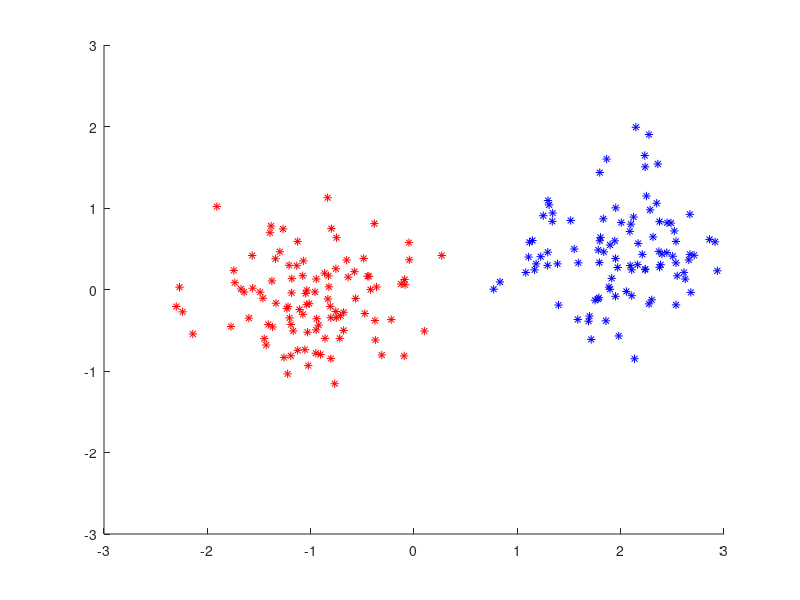

The MATLAB script that drew this image: (Note: this script raises an error after producing the figure.)
% Author: Alice

% Single-layer perceptron

%_______________________________3.1.1______________________________________ 
%% Generation of linearly-separable data
clc 
clear all 
close all

% Parameters
%format long;
n = 100;
dim_outputs = 1;
mA = [ 2.0, 0.5]; sigmaA = 0.5;
mB = [-1.0, -0.1]; sigmaB = 0.5;
 
% Data
classA(1,:) = randn(1,n).*sigmaA + mA(1);
classA(2,:) = randn(1,n).*sigmaA + mA(2);
classB(1,:) = randn(1,n).*sigmaB + mB(1);
classB(2,:) = randn(1,n).*sigmaB + mB(2);
targetsA = ones(1,n);
targetsB = ones(1,n)*-1;
both_classes = [classA classB];
both_targets = [targetsA targetsB];

% Shuffle
N = size(both_targets,2);
indices = randperm(N);
shuffled_classes = both_classes(:,indices);
shuffled_targets = both_targets(:,indices);

% Plot 
figure
hold on;
axis([-3 3 -3 3]);
plot(classA(1,:), classA(2,:), 'b*');
plot(classB(1,:), classB(2,:), 'r*');


%_______________________________3.1.2______________________________________ 
% Classification with a single-layer perceptron and analysis
% Set parameters

% Add bias 
bias = ones(1,N);
X = [shuffled_classes; bias];
X_noBias = shuffled_classes;
T = shuffled_targets;
X_dim = size(X,1);
T_dim = dim_outputs;

% Initialize W
mean = 0;
std = 1/(N^(1/2));
W_start = randn(T_dim, X_dim).*std + mean;
W_start_no_bias = W_start(:,1:end-1);

% Parameters
conv_criteria = 0.025;
check_conv_points = 20;
eta = 0.003;   % learning rate
learning_rates = eta% [0.009 0.003 0.0001];
nr_epochs = 50;
x_1 = linspace(-5,5,10);


% Iterate max nr_epochs times

% Delta Rule
all_errAB_D = zeros(length(learning_rates), nr_epochs);
for i = 1:length(learning_rates)
    rate = learning_rates(i);
    W_old_D = W_start;
    for epoch = 1:nr_epochs
       delta_W_D = getDeltaW(W_old_D,rate, X, T);
       W_D = W_old_D + delta_W_D;
       W_old_D = W_D; 

       % Decision boundary Delta (animated)
       %x_2_D = ((-W_D(1)*x_1)-W_D(3))/W_D(2); 
       %plot(x_1,x_2_D,'g-')
       %drawnow
       

       % Add error rate
       sum_err = getError(W_old_D, X, T);
       sum_err = sum_err/(2*n);
       all_errAB_D(i, epoch) = sum_err;
    end
    
    % Check convergence
    current_errors = all_errAB_D(i,:);
    idx = find(current_errors < conv_criteria);
    if isempty(idx)
        disp('Delta algo. do not converge') 
    end
    if length(idx) < check_conv_points
        check_convergence_D = idx(1:length(idx))
    else 
        check_convergence_D = idx(1:check_conv_points)        
    end
    
    if rate == eta
        WD_final = W_D;
    end
    
end


% Perceptron 
all_err_P = zeros(length(learning_rates), nr_epochs);
for i = 1:length(learning_rates)
    rate = learning_rates(i);
    W_old_P = W_start;
    for epoch = 1:nr_epochs
       delta_W_P = getPercepW(W_old_P, rate, X, T);
       W_P = W_old_P + delta_W_P;
       W_old_P = W_P; 

       % Decision boundary Percep (animated)
       %x_2P = ((-W_P(1)*x_1)-W_P(3))/W_P(2); 
       %plot(x_1,x_2P,'k-')
       %drawnow

       % Add error rate
       sum_err = getError(W_old_P, X, T);
       all_err_P(i, epoch) = sum_err/(2*n);
    end
   
    % Check convergence
    current_errors = all_err_P(i,:);
    idx = find(current_errors < conv_criteria);
    if isempty(idx)
        disp('Perceptron algo. do not converge') 
    end
    if length(idx) < check_conv_points
        check_convergence_P = idx(1:length(idx))
    else 
        check_convergence_P = idx(1:check_conv_points)        
    end
    
    if rate == eta
        WP_final = W_P;
    end
end



% Delta Rule without bias
all_err_noBias = zeros(length(learning_rates), nr_epochs);
for i = 1:length(learning_rates)
    W_old_noBias = W_start_no_bias;
    rate = learning_rates(i);
    for epoch = 1:nr_epochs
       delta_W_noBias = getDeltaW(W_old_noBias,eta, X_noBias, T);
       W_noBias = W_old_noBias + delta_W_noBias;
       W_old_noBias = W_noBias;   

       % Decision boundary Delta without Bias (animated)
       %x_2_noBias = (-W_old_noBias(1)*x_1)/W_old_noBias(2); 
       %plot(x_1,x_2_noBias,'m-')
       %title('Decision Boundary for Delta-Rule Without Bias')
       %xlabel('x_1')
       %ylabel('x_2')
       %drawnow

       % Add error rate
       sum_err = getError(W_old_noBias, X_noBias, T);
       all_err_noBias(i, epoch) = sum_err/(2*n);
    end   
    
    % Check convergence
    current_errors = all_err_noBias(i,:);
    idx = find(current_errors < conv_criteria);
    if isempty(idx)
        disp('Delta-no Bias algo. do not converge') 
    end
    if length(idx) < check_conv_points
        check_convergence_noBias = idx(1:length(idx))  
    else 
        check_convergence_noBias = idx(1:check_conv_points)        
    end
    
    if rate == eta
        WnoBias_final = W_noBias;
    end
end




% Sequential 
all_err_seq = zeros(length(learning_rates), nr_epochs);
for i = 1:length(learning_rates)
    rate = learning_rates(i);
    W_old_i = W_start;
    for epoch = 1:nr_epochs
       for i=1:2*n
           X_i = X(:,i);
           T_i = T(:,i);
           delta_W_i = getDeltaW(W_old_i, rate, X_i, T_i);
           W_i = W_old_i + delta_W_i;
           W_old_i = W_i;
       end
       
       W_old_seq = W_old_i;
       

       % Decision boundary sequential (animated)
       %x_2_seq = ((-W_old_seq(1)*x_1)-W_old_seq(3))/W_old_seq(2); 
       %plot(x_1,x_2_seq,'b-')
       %drawnow


       % Add error rate
       sum_err = getError(W_old_seq, X, T);
       all_err_seq(i, epoch) = sum_err/(2*n);
    end
    %{
    % Check convergence
    current_errors = all_err_P(i,:);
    idx = find(current_errors < conv_criteria);
    if isempty(idx)
        disp('Delta sequential algo. do not converge') 
    end
    if length(idx) < check_conv_points
        check_convergence_seq = idx(1:length(idx)) 
    else 
        check_convergence_seq = idx(1:check_conv_points)        
    end
    %}
    if rate == eta
        Wseq_final = W_old_seq;
    end
end


% Plot final decision boundary
% Final decision boundary Delta
x_2D = ((-WD_final(1)*x_1)-WD_final(3))/WD_final(2);
plot(x_1,x_2D,'g-')

% Final decision boundary Perceptron
x_2P = ((-WP_final(1)*x_1)-WP_final(3))/WP_final(2);
plot(x_1,x_2P,'k-')

% Final decision boundary Delta without bias
x_2D_noBias = (-WnoBias_final(1)*x_1)/WnoBias_final(2); 
plot(x_1,x_2D_noBias,'m-')

% Final decision boundary Sequential
x_2D_seq = ((-Wseq_final(1)*x_1)-Wseq_final(3))/Wseq_final(2);
plot(x_1,x_2D_seq,'b-')

title('Decision Boundaries')
legend('Class A', 'Class B', 'Delta', 'Perceptron', 'No bias','Sequential')
xlabel('x_1 values') % x-axis label
ylabel('x_2 values') % y-axis label

%__________________________________________________________________________
% Plot comparisions between learning rates 
all_err1 = all_errAB_D;
all_err2 = all_err_seq;

figure 
axis([0 nr_epochs 0 0.2])
for i = 1:length(learning_rates)
    hold on
    curve1 = all_err1(i,:);
    curve2 = all_err2(i,:);
    plot(1:length(curve1), curve1)
    plot(1:length(curve2), curve2)
end
%{
legend('Delta: \eta = 0.009', 'Perceptron: \eta = 0.009','Delta: \eta = 0.003',...
    'Perceptron: \eta = 0.003','Delta: \eta = 0.0001','Perceptron: \eta = 0.0001')
xlabel('Epochs') % x-axis label
ylabel('Error rate') % y-axis label
title('Covergence of the Delta & Perceptron Algorithms')
%}
title('Covergence of the Sequential Delta & Batch Delta Algorithms')
legend('Delta (batch): \eta = 0.009','Delta (sequential): \eta = 0.009',...
    'Delta (batch): \eta = 0.003','Delta (sequential): \eta = 0.003', ...
    'Delta (batch): \eta = 0.0001', 'Delta (sequential): \eta = 0.0001')
xlabel('Epochs') % x-axis label
ylabel('Error rate') % y-axis label   


%_______________________________3.1.3______________________________________ 
%% Classification of samples that are not linearly separable
% PART 1
clc 
clear all 
close all

% Generate data
n = 100;
dim_outputs = 1;
mA = [ 1.0, 0.5]; sigmaA = 0.6;
mB = [-1.0, -0.1]; sigmaB = 0.6;

% Data
classA(1,:) = randn(1,n).*sigmaA + mA(1);
classA(2,:) = randn(1,n).*sigmaA + mA(2);
classB(1,:) = randn(1,n).*sigmaB + mB(1);
classB(2,:) = randn(1,n).*sigmaB + mB(2);
targetsA = ones(1,n);
targetsB = ones(1,n)*-1;
both_classes = [classA classB];
both_targets = [targetsA targetsB];

% Shuffle
N = size(both_targets,2);
indices = randperm(N);
shuffled_classes = both_classes(:,indices);
shuffled_targets = both_targets(:,indices);

% Plot 
figure
hold on;
axis([-3 3 -3 3]);
plot(classA(1,:), classA(2,:), 'b*');
plot(classB(1,:), classB(2,:), 'r*');

% Add bias 
bias = ones(1,N);
X = [shuffled_classes; bias];
T = shuffled_targets;
X_dim = size(X,1);
T_dim = dim_outputs;

% Initialize W
mean = 0;
std = 1/(N^(1/2));
W_start = randn(T_dim, X_dim).*std + mean;
%__________________________________________________________________________

% Parameters
conv_criteria = 0.025;
check_conv_points = 20;
eta = 0.003;   % learning rate
learning_rates = [0.009 0.003 0.0001];
nr_epochs = 100;
x_1 = linspace(-5,5,10);


% Iterate max nr_epochs times

% Delta Rule
all_errAB_D = zeros(length(learning_rates), nr_epochs);
for i = 1:length(learning_rates)
    rate = learning_rates(i);
    W_old_D = W_start;
    for epoch = 1:nr_epochs
       delta_W_D = getDeltaW(W_old_D,rate, X, T);
       W_D = W_old_D + delta_W_D;
       W_old_D = W_D; 

       % Decision boundary Delta (animated)
       %x_2_D = ((-W_D(1)*x_1)-W_D(3))/W_D(2); 
       %plot(x_1,x_2_D,'g-')
       %drawnow
       

       % Add error rate
       sum_err = getError(W_old_D, X, T);
       sum_err = sum_err/(2*n);
       all_errAB_D(i, epoch) = sum_err;
    end
    
    % Check convergence
    current_errors = all_errAB_D(i,:);
    idx = find(current_errors < conv_criteria);
    if isempty(idx)
        disp('Delta algo. do not converge') 
    end
    if length(idx) < check_conv_points
        check_convergence_D = idx(1:length(idx))
    else 
        check_convergence_D = idx(1:check_conv_points)        
    end
    
    if rate == eta
        WD_final = W_D;
    end
    
end


% Perceptron 
all_err_P = zeros(length(learning_rates), nr_epochs);
for i = 1:length(learning_rates)
    rate = learning_rates(i);
    W_old_P = W_start;
    for epoch = 1:nr_epochs
       delta_W_P = getPercepW(W_old_P, rate, X, T);
       W_P = W_old_P + delta_W_P;
       W_old_P = W_P; 

       % Decision boundary Percep (animated)
       %x_2P = ((-W_P(1)*x_1)-W_P(3))/W_P(2); 
       %plot(x_1,x_2P,'k-')
       %drawnow

       % Add error rate
       sum_err = getError(W_old_P, X, T);
       all_err_P(i, epoch) = sum_err/(2*n);
    end
   
    % Check convergence
    current_errors = all_err_P(i,:);
    idx = find(current_errors < conv_criteria);
    if isempty(idx)
        disp('Perceptron algo. do not converge') 
    end
    if length(idx) < check_conv_points
        check_convergence_P = idx(1:length(idx))
    else 
        check_convergence_P = idx(1:check_conv_points)        
    end
    
    if rate == eta
        WP_final = W_P;
    end
end


% Plot final decision boundary
% Final decision boundary Delta
x_2D = ((-WD_final(1)*x_1)-WD_final(3))/WD_final(2);
plot(x_1,x_2D,'g-')

% Final decision boundary Perceptron
x_2P = ((-WP_final(1)*x_1)-WP_final(3))/WP_final(2);
plot(x_1,x_2P,'k-')

% Plot comparisions between learning rates 
all_err1 = all_errAB_D;
all_err2 = all_err_P;
size(all_err2)
figure 
axis([0 nr_epochs 0 0.2])
for i = 1:length(learning_rates)
    hold on
    curve1 = all_err1(i,:);
    curve2 = all_err2(i,:);
    plot(1:length(curve1), curve1)
    plot(1:length(curve2), curve2)
end

legend('Delta: \eta = 0.009', 'Perceptron: \eta = 0.009','Delta: \eta = 0.003',...
    'Perceptron: \eta = 0.003','Delta: \eta = 0.0001','Perceptron: \eta = 0.0001')
xlabel('Epochs') % x-axis label
ylabel('Error rate') % y-axis label
title('Covergence of the Delta & Perceptron Algorithms for Not Linearly Separable Data')



%% PART 2  
clc 
clear all 
close all

% Generate different version of linearly non-separable data
dim_outputs = 1;
ndata = 100;
mA = [ 1.0, 0.3];    sigmaA = 0.2;
mB = [ 0.0, -0.1];   sigmaB = 0.3;
classA(1,:) = [ randn(1,round(0.5*ndata)) .* sigmaA - mA(1), ...
randn(1,round(0.5*ndata)) .* sigmaA + mA(1)];
classA(2,:) = randn(1,ndata) .* sigmaA + mA(2);
classB(1,:) = randn(1,ndata) .* sigmaB + mB(1);
classB(2,:) = randn(1,ndata) .* sigmaB + mB(2);
targetsA = ones(1,ndata);
targetsB = ones(1,ndata)*-1;
dataA = [classA; targetsA];
dataB = [classB; targetsB];

% Shuffle both classes separately 
dataA_shuffled = dataA(:,randperm(ndata));
dataB_shuffled = dataB(:,randperm(ndata));


% DIFFERENT SUBSAMPLES 
% Choose amount of data to remove from each class (i.e amount of test data)
percentageA = 0; 
percentageB = 50;
A_train = dataA_shuffled(:,1:(ndata-percentageA));
A_test = dataA_shuffled(:,(ndata-percentageA+1):ndata);
B_train = dataB_shuffled(:,1:(ndata-percentageB));
B_test = dataB_shuffled(:,(ndata-percentageB+1):ndata);
A_25_50 = A_train(1:2,:);
B_25_50 = B_train(1:2,:);

data_train = [A_train, B_train];
data_test = [A_test, B_test];
data_train_shuffled = data_train(:,randperm(size(data_train,2)));
data_test_shuffled = data_test(:,randperm(size(data_test,2)));
X_train = [data_train_shuffled(1:2,:); ones(1,size(data_train,2))]; % +bias
T_train = data_train_shuffled(3,:);
X_test = [data_test_shuffled(1:2,:); ones(1,size(data_test,2))];    % +bias
T_test = data_test_shuffled(3,:);


% Keep 80% from a subset of classA for which classA(1,:)<0 and 20% from a 
% subset of classA for which classA(1,:)>0
% 50 first of classA < 0, 50 last > 0
A_lessThan0 = dataA(:,1:size(dataA,2)/2);
idx_less = 1:size(A_lessThan0,2);
mix1_idx = idx_less(:,randperm(length(idx_less)));
stop_lessThan0 = 0.8*length(mix1_idx);
idx1_train = mix1_idx(:,1:stop_lessThan0);
idx1_test = mix1_idx(:,stop_lessThan0+1:end);
A_train_lessThan0 = A_lessThan0(:,idx1_train);
A_test_lessThan0 = A_lessThan0(:,idx1_test);

A_greaterThan0 = dataA(:,size(dataA,2)/2+1:end);
idx_greater = 1:size(A_greaterThan0,2);
mix2_idx = idx_greater(:,randperm(length(idx_greater)));
stop_greaterThan0 = 0.2*length(mix1_idx);
idx2_train = mix2_idx(:,1:stop_greaterThan0);
idx2_test = mix2_idx(:,stop_greaterThan0+1:end);
A_train_greaterThan0 = A_greaterThan0(:,idx2_train);
A_test_greaterThan0 = A_greaterThan0(:,idx2_test);

dataA_20_80_train = [A_train_lessThan0 A_train_greaterThan0];
dataA_20_80_test = [A_test_lessThan0 A_test_greaterThan0];
A_20_80 = dataA_20_80_train(1:2,:);
B_20_80 = classB;
data_train_20_80 = [dataA_20_80_train dataB];
data_train_20_80_shuffled = data_train_20_80(:,randperm(size(data_train_20_80,2)));
X_20_80_train = [data_train_20_80_shuffled(1:2,:); ones(1,size(data_train_20_80,2))];
T_20_80_train = [data_train_20_80_shuffled(3,:)];
data_test_20_80_shuffled = dataA_20_80_test(:,randperm(size(dataA_20_80_test,2)));
X_20_80_test = [data_test_20_80_shuffled(1:2,:); ones(1,size(dataA_20_80_test,2))];
T_20_80_test = [data_test_20_80_shuffled(3,:)];


% Choose which data to use
X = X_20_80_train;%X_train;%
T = T_20_80_train;%T_train;%
X_test = X_20_80_test; 
T_test = T_20_80_test;
A_test = dataA_20_80_test;
B_test = 0;
pointsA = A_20_80;%A_25_50;%
pointsB = B_20_80;%B_25_50;%



% Plot
figure
hold on;
axis([-2 2 -2 2]);
plot(pointsA(1,:), pointsA(2,:), 'b*');
plot(pointsB(1,:), pointsB(2,:), 'r*');


% Parameters
conv_criteria = 0.025;
check_conv_points = 20;
eta = 0.003;   % learning rate
rate = eta;
max_iters = 10;
nr_epochs = 50;
x_1 = linspace(-5,5,10);
ndata_A = size(pointsA,2);
ndata_B = size(pointsB,2);


% Delta Rule

allTest_errA = zeros(max_iters,nr_epochs);
allTest_errB = zeros(max_iters,nr_epochs);
mean_train_errors = zeros(2,max_iters);
mean_test_errors = zeros(2,max_iters);
for i = 1:max_iters
    
    % Initialize W
    X_dim = size(X,1);
    T_dim = dim_outputs;
    N = size(X,2)
    mean = 0;
    std = 1/(N^(1/2));
    W_start = randn(T_dim, X_dim).*std + mean;
    all_errAB_D = zeros(2, nr_epochs);
    W_old_D = W_start;
    for epoch = 1:nr_epochs
       delta_W_D = getDeltaW(W_old_D,rate, X, T);
       W_D = W_old_D + delta_W_D;
       W_old_D = W_D; 
       %{
       % Decision boundary Delta (animated)
       x_2_D = ((-W_D(1)*x_1)-W_D(3))/W_D(2); 
       plot(x_1,x_2_D,'g-')
       title('Decision Boundaries for 50 Epochs for the 20-80-Dataset')
       xlabel('x_1')
       ylabel('x_2')
       drawnow
       %}

       % Add error rate
       [sum_errA, sum_errB] = getError2(W_old_D, X, T);
       err_ratioA = sum_errA/(ndata_A);
       err_ratioB = sum_errB/(ndata_B);
       all_errAB_D(1, epoch) = err_ratioA;
       all_errAB_D(2, epoch) = err_ratioB;
       
        % Test with test-data
       [test_errA, test_errB] = getError2(W_D, X_test, T_test);
       allTest_errA(i,epoch) = test_errA/size(A_test,2);
       allTest_errB(i,epoch) = test_errB/size(B_test,2);
    end
    
    sum_mean_train = sum(all_errAB_D,2)/nr_epochs;
    mean_train_errors(:,i) = sum_mean_train;
    
   
    
    %{
    % Check convergence
    current_errors = all_errAB_D(i,:);
    idx = find(current_errors < conv_criteria);
    if isempty(idx)
        disp('Delta algo. do not converge') 
    end
    if length(idx) < check_conv_points
        check_convergence_D = idx(1:length(idx));
    else 
        check_convergence_D = idx(1:check_conv_points);        
    end
    %}
    if rate == eta
        WD_final = W_D;
    end
   
    
end

mean_train_errorAB = sum(mean_train_errors,2)/max_iters
mean_test_errorsA = sum(allTest_errA,2)/nr_epochs;
mean_test_errorsB = sum(allTest_errB,2)/nr_epochs;
mean_test_errorAB = [sum(mean_test_errorsA,1); sum(mean_test_errorsB,1)]/max_iters



% Plot final decision boundary
% Final decision boundary Delta
x_2D = ((-WD_final(1)*x_1)-WD_final(3))/WD_final(2);
plot(x_1,x_2D,'g-')


% Plot comparisions between learning rates A, B
all_err1 = allTest_errA;
all_err2 = allTest_errB;
figure 
axis([0 nr_epochs -0.1 1])
for i = 1:max_iters
    hold on
    curve1 = all_err1(i,:);
    curve2 = all_err2(i,:);
    plot(1:length(curve1), curve1)
    plot(1:length(curve2), curve2)
end

legend('Error: Class A','Error: Class B','2','3')
xlabel('Epochs') % x-axis label
ylabel('Error rate ') % y-axis label
title('Error Rate for class A and B Independently')
%{
legend('Delta: \eta = 0.009','Delta: \eta = 0.003','Delta: \eta = 0.0001')
xlabel('Epochs') % x-axis label
ylabel('Error rate') % y-axis label
title('Covergence of the Delta algorithm for Not Linearly Separable Data')
%}





